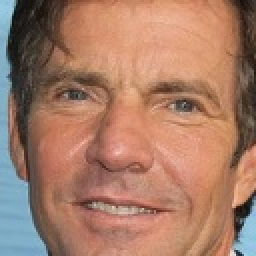
#> input picture elderly_faces_dataset/60_0_0_20170111171747553.jpg, 128 x 128 px (shown 2 times larger); its folder holds only this picture in this run
$ python -i main-v3.py   (imports and definitions only)   (older library calls are emulated)
#> lines starting #> are read from the running program, lines starting #| are printed output that depends on the picture
import os
import time
import json
import cv2
import numpy as np
import matplotlib.pyplot as plt
from PIL import Image
import tkinter as tk
from tkinter import filedialog, Label, Button
from PIL import ImageTk

class ElderlyFaceSearchSystem:
    def __init__(self, data_dir='dataset', features_file='face_features.json'):
        """
        Khởi tạo hệ thống nhận dạng khuôn mặt người cao tuổi

        Args:
            data_dir: Thư mục chứa dữ liệu ảnh
        """
        self.data_dir = data_dir
        self.features_file = features_file
        self.image_size = (224, 224)  # Kích thước chuẩn cho ảnh
        self.face_features_db = []  # Cơ sở dữ liệu lưu trữ đặc trưng
        self.images_paths = []  # Đường dẫn đến ảnh
        self.feature_extraction_times = {}  # Thời gian trích xuất đặc trưng của từng ảnh

        # Tạo thư mục nếu chưa tồn tại
        if not os.path.exists(data_dir):
            os.makedirs(data_dir)

        # Kiểm tra xem có file đặc trưng đã lưu không
        if os.path.exists(features_file):
            self.load_features_from_file()
        else:
            # Nếu không có file đặc trưng, trích xuất đặc trưng từ ảnh
            self.load_database()

    # [23 lines left out: function load_features_from_file, not called in this run]

    def save_features_to_file(self):
        """Lưu đặc trưng vào file JSON"""
        print(f"Lưu đặc trưng vào file {self.features_file}...")

        # Chuyển đổi numpy array sang danh sách để có thể serialize
        features_list = [features.tolist() for features in self.face_features_db]

        data = {
            'version': '1.0',
            'features': features_list,
            'image_paths': self.images_paths,
            'extraction_times': self.feature_extraction_times
        }

        with open(self.features_file, 'w') as f:
            json.dump(data, f)

        print(f"Đã lưu {len(self.face_features_db)} vector đặc trưng vào file.")

    def load_database(self):
        """Tải dữ liệu ảnh và trích xuất đặc trưng"""
        print("Đang tải dữ liệu và trích xuất đặc trưng...")

        # Reset danh sách nếu cần
        self.face_features_db = []
        self.images_paths = []
        self.feature_extraction_times = {}

        # Danh sách các ảnh trong thư mục
        all_images = []
        for root, _, files in os.walk(self.data_dir):
            for file in files:
                if file.lower().endswith(('.png', '.jpg', '.jpeg')):
                    image_path = os.path.join(root, file)
                    all_images.append(image_path)

        # Số lượng ảnh đã xử lý
        total_images = len(all_images)
        processed = 0

        # Duyệt qua tất cả các ảnh trong thư mục
        for image_path in all_images:
            try:
                # Đo thời gian trích xuất đặc trưng
                start_time = time.time()

                # Đọc ảnh
                img = cv2.imread(image_path)
                if img is None:
                    continue

                # Tiền xử lý ảnh
                preprocessed_img = self.preprocess_image(img)

                # Trích xuất đặc trưng
                features = self.extract_features(preprocessed_img)

                # Tính thời gian trích xuất
                extraction_time = time.time() - start_time
                self.feature_extraction_times[image_path] = extraction_time

                # Lưu trữ đặc trưng và đường dẫn ảnh
                self.face_features_db.append(features)
                self.images_paths.append(image_path)

                # Cập nhật tiến độ
                processed += 1
                if processed % 10 == 0 or processed == total_images:
                    print(f"Đã xử lý {processed}/{total_images} ảnh ({processed/total_images*100:.1f}%)")

            except Exception as e:
                print(f"Lỗi khi xử lý ảnh {image_path}: {e}")

        print(f"Đã tải và trích xuất đặc trưng của {len(self.face_features_db)} ảnh")

        # Lưu đặc trưng vào file
        self.save_features_to_file()

    # [193 lines left out: functions update_database, check_for_modified_images, update_modified_images, export_to_csv, import_from_csv, not called in this run]

    # --- Các phương thức còn lại từ lớp gốc ---

    def preprocess_image(self, image):
        """
        Tiền xử lý ảnh: phát hiện khuôn mặt, căn chỉnh và chuẩn hóa

        Args:
            image: Ảnh đầu vào

        Returns:
            Ảnh đã xử lý
        """
        # Chuyển đổi ảnh sang thang xám
        gray = cv2.cvtColor(image, cv2.COLOR_BGR2GRAY)

        # Phát hiện khuôn mặt sử dụng phương pháp Viola-Jones
        face_cascade = cv2.CascadeClassifier(cv2.data.haarcascades + 'haarcascade_frontalface_default.xml')
        faces = face_cascade.detectMultiScale(gray, 1.3, 5)

        # Nếu không tìm thấy khuôn mặt, sử dụng toàn bộ ảnh
        if len(faces) == 0:
            resized = cv2.resize(image, self.image_size)
            return resized

        # Lấy khuôn mặt lớn nhất
        (x, y, w, h) = sorted(faces, key=lambda f: f[2] * f[3], reverse=True)[0]

        # Mở rộng vùng khuôn mặt để đảm bảo chứa toàn bộ đặc trưng
        face_region = image[max(0, y-30):min(image.shape[0], y+h+30),
                          max(0, x-30):min(image.shape[1], x+w+30)]

        # Chuyển đổi kích thước về kích thước chuẩn
        resized = cv2.resize(face_region, self.image_size)

        return resized

    def extract_features(self, image):
        """
        Trích xuất các đặc trưng từ ảnh khuôn mặt

        Args:
            image: Ảnh khuôn mặt đã xử lý

        Returns:
            Vector đặc trưng
        """
        # Chuyển đổi ảnh sang thang xám để trích xuất đặc trưng kết cấu
        gray = cv2.cvtColor(image, cv2.COLOR_BGR2GRAY)

        # 1. Trích xuất đặc trưng LBP
        lbp_features = self.extract_lbp_features(gray)

        # 2. Trích xuất đặc trưng dựa trên Gabor
        gabor_features = self.extract_gabor_features(gray)

        # 3. Trích xuất đặc trưng dựa trên màu sắc
        color_features = self.extract_color_features(image)

        # 4. Trích xuất đặc trưng hình dạng
        # shape_features = self.extract_shape_features(gray)

        # Kết hợp các đặc trưng
        combined_features = np.concatenate((
            lbp_features,
            gabor_features,
            color_features,
            # shape_features
        ))

        # Chuẩn hóa vector đặc trưng
        norm = np.linalg.norm(combined_features)
        if norm > 0:
            combined_features = combined_features / norm

        return combined_features

    def extract_lbp_features(self, gray_image):
        """
        Trích xuất đặc trưng LBP (Local Binary Patterns)

        Args:
            gray_image: Ảnh thang xám

        Returns:
            Vector đặc trưng LBP
        """
        # Chia ảnh thành 4x4 vùng
        h, w = gray_image.shape
        cell_h, cell_w = h // 4, w // 4

        lbp_histograms = []

        # Với mỗi vùng, tính toán LBP và histogram
        for i in range(4):
            for j in range(4):
                # Vùng hiện tại
                cell = gray_image[i*cell_h:(i+1)*cell_h, j*cell_w:(j+1)*cell_w]

                # Tính toán LBP thủ công
                lbp = np.zeros_like(cell)
                for y in range(1, cell.shape[0]-1):
                    for x in range(1, cell.shape[1]-1):
                        center = cell[y, x]
                        code = 0

                        # So sánh với 8 pixel lân cận
                        code |= (cell[y-1, x-1] >= center) << 7
                        code |= (cell[y-1, x] >= center) << 6
                        code |= (cell[y-1, x+1] >= center) << 5
                        code |= (cell[y, x+1] >= center) << 4
                        code |= (cell[y+1, x+1] >= center) << 3
                        code |= (cell[y+1, x] >= center) << 2
                        code |= (cell[y+1, x-1] >= center) << 1
                        code |= (cell[y, x-1] >= center) << 0

                        lbp[y, x] = code

                # Tính histogram của LBP
                hist, _ = np.histogram(lbp.ravel(), bins=256, range=(0, 256))

                # Chuẩn hóa histogram
                if np.sum(hist) > 0:
                    hist = hist / np.sum(hist)

                lbp_histograms.append(hist)

        # Ghép nối các histogram
        lbp_features = np.concatenate(lbp_histograms)

        # Giảm chiều dữ liệu để vector không quá lớn
        # Chỉ lấy 10 giá trị đầu tiên của mỗi histogram
        lbp_features_reduced = np.array([hist[:10] for hist in lbp_histograms]).flatten()

        return lbp_features_reduced

    def extract_gabor_features(self, gray_image):
        """
        Trích xuất đặc trưng sử dụng bộ lọc Gabor

        Args:
            gray_image: Ảnh thang xám

        Returns:
            Vector đặc trưng Gabor
        """
        # Định nghĩa các tham số Gabor
        orientations = [0, np.pi/4, np.pi/2, 3*np.pi/4]  # 4 hướng
        sigmas = [1, 3]  # 2 độ rộng
        frequencies = [0.1, 0.4]  # 2 tần số

        gabor_features = []

        # Xử lý từng vùng của ảnh
        h, w = gray_image.shape
        cell_h, cell_w = h // 2, w // 2

        for i in range(2):
            for j in range(2):
                cell = gray_image[i*cell_h:(i+1)*cell_h, j*cell_w:(j+1)*cell_w]
                cell_features = []

                # Áp dụng bộ lọc Gabor với các tham số khác nhau
                for theta in orientations:
                    for sigma in sigmas:
                        for frequency in frequencies:
                            # Tạo kernel Gabor
                            kernel_size = min(cell.shape[0]//2*2+1, 31)  # Đảm bảo kernel size lẻ và không quá lớn
                            kernel = self.create_gabor_kernel(kernel_size, sigma, theta, frequency)

                            # Áp dụng bộ lọc
                            filtered = cv2.filter2D(cell.astype(np.float32), cv2.CV_32F, kernel)

                            # Tính năng lượng trung bình
                            energy = np.mean(np.abs(filtered))
                            cell_features.append(energy)

                gabor_features.extend(cell_features)

        return np.array(gabor_features)

    def create_gabor_kernel(self, size, sigma, theta, frequency):
        """
        Tạo kernel Gabor

        Args:
            size: Kích thước kernel
            sigma: Độ rộng
            theta: Hướng
            frequency: Tần số

        Returns:
            Kernel Gabor
        """
        # Tạo lưới tọa độ
        half_size = size // 2
        x, y = np.meshgrid(np.arange(-half_size, half_size + 1), np.arange(-half_size, half_size + 1))

        # Xoay lưới tọa độ
        x_theta = x * np.cos(theta) + y * np.sin(theta)
        y_theta = -x * np.sin(theta) + y * np.cos(theta)

        # Tính toán Gabor kernel
        gb = np.exp(-.5 * (x_theta**2 + y_theta**2) / sigma**2) * np.cos(2 * np.pi * frequency * x_theta)

        # Chuẩn hóa kernel
        if np.sum(gb) != 0:
            gb = gb / np.sum(np.abs(gb))

        return gb

    def extract_color_features(self, image):
        """
        Trích xuất đặc trưng dựa trên màu sắc

        Args:
            image: Ảnh màu

        Returns:
            Vector đặc trưng màu sắc
        """
        # Chuyển đổi sang không gian màu HSV
        hsv = cv2.cvtColor(image, cv2.COLOR_BGR2HSV)

        # Chia ảnh thành các vùng
        h, w, _ = hsv.shape

        # Vùng trán
        forehead = hsv[0:h//4, w//4:3*w//4]

        # Vùng mắt
        eyes = hsv[h//4:h//2, w//4:3*w//4]

        # Vùng má
        cheeks = hsv[h//2:3*h//4, w//4:3*w//4]

        # Vùng miệng/cằm
        mouth_chin = hsv[3*h//4:h, w//4:3*w//4]

        # Vùng tóc (phần trên đầu)
        hair = hsv[0:h//4, 0:w]

        # Tính histogram cho từng vùng
        hist_forehead = self._calculate_color_histogram(forehead)
        hist_eyes = self._calculate_color_histogram(eyes)
        hist_cheeks = self._calculate_color_histogram(cheeks)
        hist_mouth_chin = self._calculate_color_histogram(mouth_chin)
        hist_hair = self._calculate_color_histogram(hair)

        # Các đặc trưng bổ sung
        # Phát hiện tóc bạc (tỷ lệ pixel có độ bão hòa thấp và độ sáng cao trong vùng tóc)
        hair_s = hair[:,:,1]
        hair_v = hair[:,:,2]
        gray_hair_ratio = np.sum((hair_s < 30) & (hair_v > 150)) / max(1, hair.size/3)

        # Phát hiện đốm nâu (tỷ lệ pixel có tông màu nâu trong vùng da)
        brown_spots = np.sum(
            (cheeks[:,:,0] > 10) & (cheeks[:,:,0] < 30) &
            (cheeks[:,:,1] > 50) & (cheeks[:,:,1] < 150) &
            (cheeks[:,:,2] > 50) & (cheeks[:,:,2] < 150)
        ) / max(1, cheeks.size/3)

        # Kết hợp các đặc trưng màu sắc
        color_features = np.concatenate((
            hist_forehead[:5],  # Lấy 5 bin đầu tiên để giảm kích thước
            hist_eyes[:5],
            hist_cheeks[:5],
            hist_mouth_chin[:5],
            hist_hair[:5],
            [gray_hair_ratio, brown_spots]
        ))

        return color_features

    def _calculate_color_histogram(self, region, bins=8):
        """
        Tính histogram màu cho một vùng ảnh

        Args:
            region: Vùng ảnh HSV
            bins: Số lượng bins cho histogram

        Returns:
            Histogram chuẩn hóa
        """
        if region.size == 0:
            return np.zeros(bins)

        # Tính histogram cho kênh H (màu sắc)
        hist = cv2.calcHist([region], [0], None, [bins], [0, 180])

        # Chuẩn hóa
        hist = hist.flatten()
        if np.sum(hist) > 0:
            hist = hist / np.sum(hist)

        return hist

    # [108 lines left out: function extract_shape_features, not called in this run]

    def search_similar_faces(self, query_image, top_k=3):
        """
        Tìm kiếm ảnh mặt người cao tuổi tương tự

        Args:
            query_image: Ảnh đầu vào
            top_k: Số lượng kết quả trả về

        Returns:
            Danh sách đường dẫn ảnh và độ tương đồng
        """
        # Tiền xử lý ảnh query
        preprocessed_img = self.preprocess_image(query_image)

        # Trích xuất đặc trưng
        query_features = self.extract_features(preprocessed_img)

        # Tính độ tương đồng với tất cả ảnh trong CSDL
        similarities = []

        for i, features in enumerate(self.face_features_db):
            # Tính khoảng cách cosine
            similarity = self.cosine_similarity(query_features, features)
            # min_len = min(len(query_features), len(features))
            # similarity = self.cosine_similarity(query_features[:min_len], features[:min_len])
            similarities.append((similarity, self.images_paths[i]))

        # Sắp xếp theo độ tương đồng giảm dần
        similarities.sort(reverse=True)

        # Trả về top_k kết quả
        return similarities[:top_k]

    # [286 lines left out: functions cosine_similarity, chi_square_distance, euclidean_distance, display_results, create_gui, select_image and 5 more, not called in this run]

# [2 lines not run here, left out]

>>> import cv2
>>> picture = cv2.imread('elderly_faces_dataset/60_0_0_20170111171747553.jpg')
#> picture is the input picture: shape (128, 128, 3); mean B, G, R 103.4, 123.5, 166.4
>>> result = ElderlyFaceSearchSystem().search_similar_faces(picture)
#> in preprocess_image, `gray = cv2.cvtColor(image, cv2.COLOR_BGR2GRAY)`:
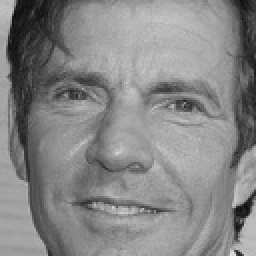
#> gray: shape (128, 128) (shown 2 times larger); min 13, max 225, mean 134.1
#> in preprocess_image, `faces = face_cascade.detectMultiScale(gray, 1.3, 5)`: faces = [[9, 10, 105, 105]]
#> in preprocess_image, `(x, y, w, h) = sorted(faces, key=lambda f: f[2] * f[3], reverse=True)[0]`: x = 9; y = 10; w = 105
#> after the loop in extract_lbp_features, `for i in range(4):`:
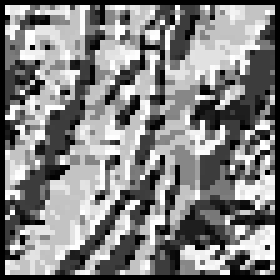
#> lbp: shape (56, 56) (shown 5 times larger); min 0, max 255, mean 130.3
#> after the loop in extract_lbp_features, `for i in range(4):`: lbp_histograms = 16 items
#> in extract_lbp_features, `lbp_features = np.concatenate(lbp_histograms)`: lbp_features = 4096 values, max 0.15 at index 903, min 0 at index 10, mean 0.00391
#> in extract_lbp_features, `lbp_features_reduced = np.array([hist[:10] for hist in lbp_histograms]..`: lbp_features_reduced = 160 values, max 0.0864 at index 100, min 0 at index 15, mean 0.0122
#> in extract_features, `lbp_features = self.extract_lbp_features(gray)`: lbp_features has the same summary as lbp_features_reduced in extract_lbp_features
#> after the loop in extract_gabor_features, `for i in range(2):`: gabor_features = 64 values, max 146.9 at index 60, min 0.0642 at index 39, mean 44.13
#> in _calculate_color_histogram, `hist = cv2.calcHist([region], [0], None, [bins], [0, 180])`: hist = [6272, 0, 0, 0, 0, 0, 0, 0]
#> in _calculate_color_histogram, `hist = hist / np.sum(hist)`: hist = [1, 0, 0, 0, 0, 0, 0, 0]
#> in extract_color_features, `hist_eyes = self._calculate_color_histogram(eyes)`: hist_eyes = [0.998, 0.00175, 0, 0, 0, 0, 0, 0]
#> in extract_color_features, `hist_cheeks = self._calculate_color_histogram(cheeks)`: hist_cheeks = [1, 0, 0, 0, 0, 0, 0, 0]
#> in extract_color_features, `hist_hair = self._calculate_color_histogram(hair)`: hist_hair = [0.924, 0.0133, 0.00255, 0.00303, 0.0552, 0.000399, 0.000638, 0.0012]
#> in extract_color_features, `hair_s = hair[:,:,1]`:
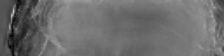
#> hair_s: shape (56, 224); min 0, max 200, mean 108.9
#> in extract_color_features, `hair_v = hair[:,:,2]`:
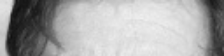
#> hair_v: shape (56, 224); min 15, max 239, mean 168.1
#> in extract_color_features, `gray_hair_ratio = np.sum((hair_s < 30) & (hair_v > 150)) / max(1, hair..`: gray_hair_ratio = 0
#> in extract_color_features, `color_features = np.concatenate(( hist_forehead[:5],`: color_features = 27 values, max 1 at index 0, min 0 at index 1, mean 0.185
#> in extract_features, `combined_features = np.concatenate(( lbp_features, gabor_features, col..`: combined_features = 251 values, max 146.9 at index 220, min 0 at index 15, mean 11.28
#> in extract_features, `norm = np.linalg.norm(combined_features)`: norm = 553.9
#> in extract_features, `combined_features = combined_features / norm`: combined_features = 251 values, max 0.265 at index 220, min 0 at index 15, mean 0.0204
#> in search_similar_faces, `query_features = self.extract_features(preprocessed_img)`: query_features has the same summary as combined_features in extract_features
#> after the loop in search_similar_faces, `for i, features in enumerate(self.face_features_db):`: similarities = []
#> result = []

$ run again, on elderly_faces_dataset/60_0_0_20170111201620287.jpg
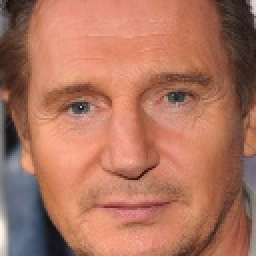
#> input picture elderly_faces_dataset/60_0_0_20170111201620287.jpg, 128 x 128 px (shown 2 times larger)
#> picture is the input picture: shape (128, 128, 3); mean B, G, R 94.8, 115.4, 173.9
#> in preprocess_image, `gray = cv2.cvtColor(image, cv2.COLOR_BGR2GRAY)`:
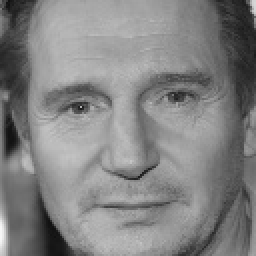
#> gray: shape (128, 128) (shown 2 times larger); min 16, max 246, mean 130.6
#> faces = [[8, 8, 113, 113]]
#> in preprocess_image, `(x, y, w, h) = sorted(faces, key=lambda f: f[2] * f[3], reverse=True)[0]`: x = 8; w = 113
#> after the loop in extract_lbp_features, `for i in range(4):`: lbp_histograms = 16 items
#> in extract_lbp_features, `lbp_features = np.concatenate(lbp_histograms)`: lbp_features = 4096 values, max 0.191 at index 2168, min 0 at index 9, mean 0.00391
#> lbp_features_reduced = 160 values, max 0.0851 at index 60, min 0 at index 9, mean 0.0116
#> in extract_features, `lbp_features = self.extract_lbp_features(gray)`: lbp_features has the same summary as lbp_features_reduced in extract_lbp_features
#> after the loop in extract_gabor_features, `for i in range(2):`: gabor_features = 64 values, max 137.7 at index 36, min 0.057 at index 47, mean 42.97
#> hsv: shape (224, 224, 3); mean H, S, V 17.1, 117.2, 175.3
#> forehead: shape (56, 112, 3); mean H, S, V 7.3, 123.5, 221.4
#> eyes: shape (56, 112, 3); mean H, S, V 9.4, 118.7, 189.4
#> cheeks: shape (56, 112, 3); mean H, S, V 7.5, 123.6, 210.1
#> mouth_chin: shape (56, 112, 3); mean H, S, V 9.9, 122.9, 200.7
#> hair: shape (56, 224, 3); mean H, S, V 9.6, 118.9, 177
#> in _calculate_color_histogram, `hist = cv2.calcHist([region], [0], None, [bins], [0, 180])`: hist = [6272, 0, 0, 0, 0, 0, 0, 0]
#> in _calculate_color_histogram, `hist = hist / np.sum(hist)`: hist = [1, 0, 0, 0, 0, 0, 0, 0]
#> hist_eyes = [0.989, 0.000638, 0, 0, 0, 0.000797, 0.00462, 0.00478]
#> hist_cheeks = [1, 0, 0, 0, 0, 0, 0, 0]
#> hist_mouth_chin = [0.985, 0, 0, 0, 0, 0.00526, 0.00159, 0.00781]
#> hist_hair = [0.988, 0, 0, 0, 0, 0.000239, 0.00239, 0.00941]
#> in extract_color_features, `hair_v = hair[:,:,2]`:
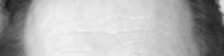
#> hair_v: shape (56, 224); min 27, max 244, mean 177
#> gray_hair_ratio = 0.00438
#> brown_spots = 0
#> in extract_color_features, `color_features = np.concatenate(( hist_forehead[:5],`: color_features = 27 values, max 1 at index 0, min 0 at index 1, mean 0.184
#> in extract_features, `combined_features = np.concatenate(( lbp_features, gabor_features, col..`: combined_features = 251 values, max 137.7 at index 196, min 0 at index 9, mean 10.98
#> norm = 538.1
#> in extract_features, `combined_features = combined_features / norm`: combined_features = 251 values, max 0.256 at index 196, min 0 at index 9, mean 0.0204
#> query_features has the same summary as combined_features in extract_features
#> after the loop in search_similar_faces, `for i, features in enumerate(self.face_features_db):`: similarities = []
